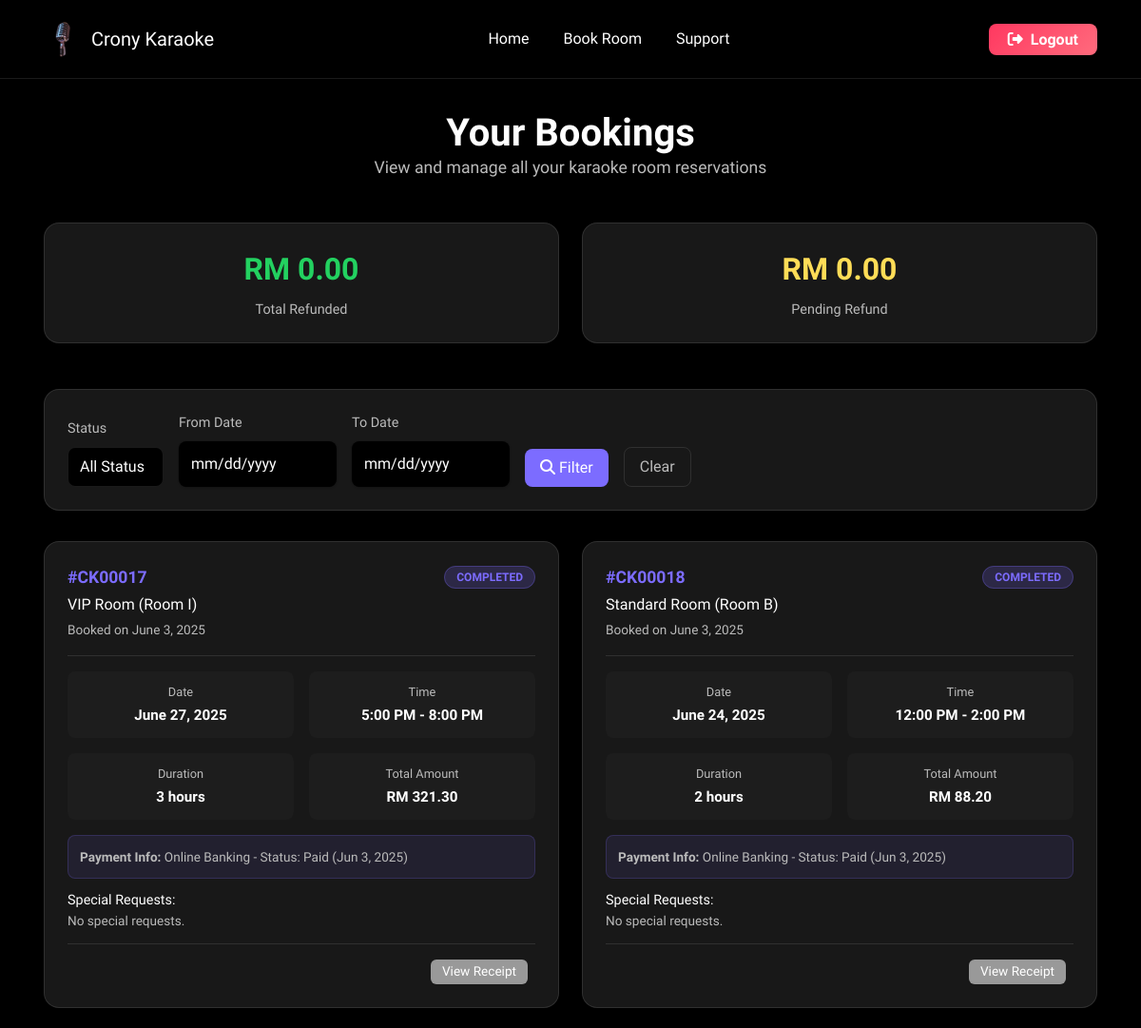
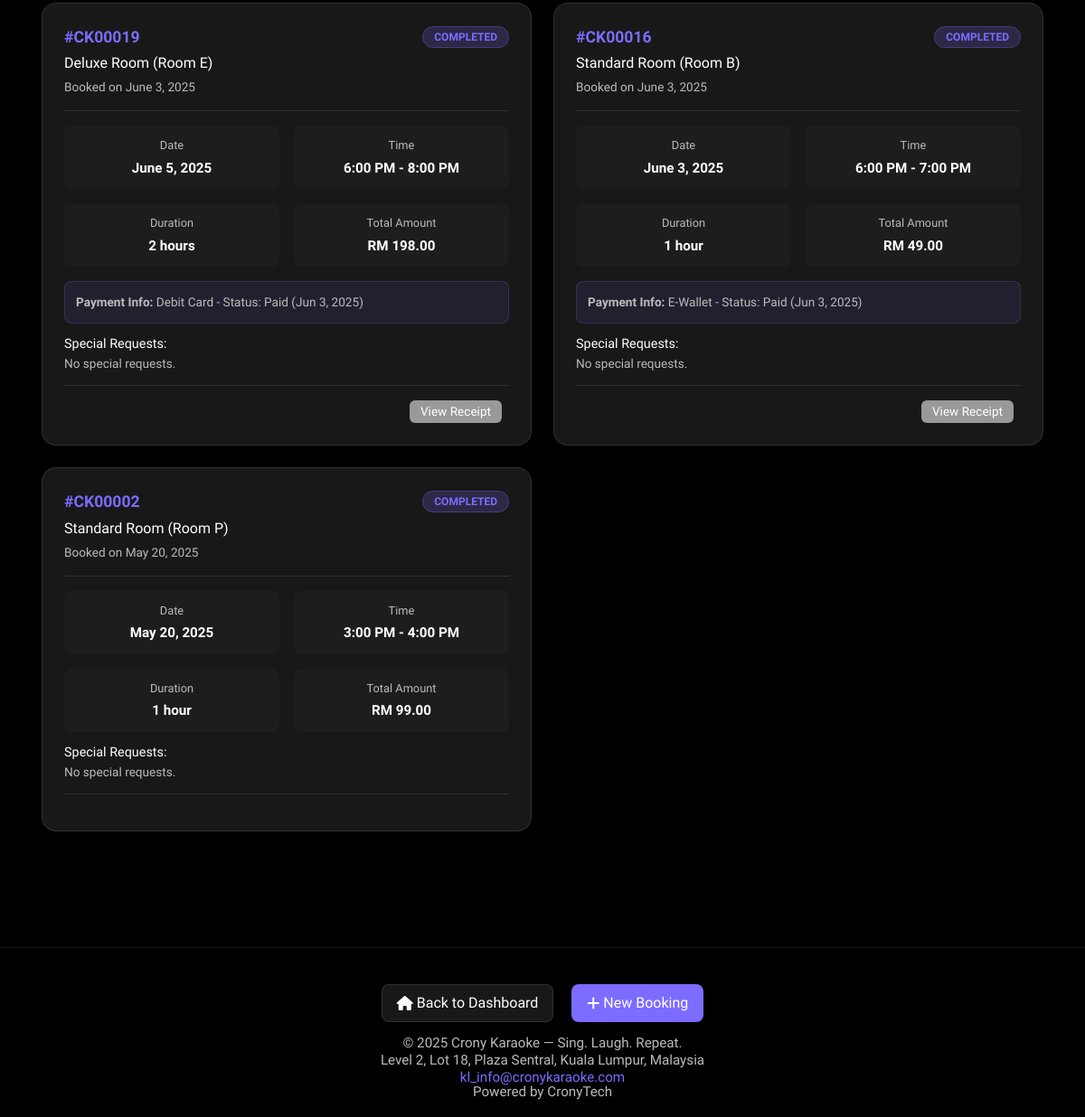
The page /karaoke-reservation-web/user/booking.php (signed in) on the database its author committed (2 pictures, top to bottom).
### tables this page shows
CREATE TABLE `reservations` (
  `reservationID` int(11) NOT NULL,
  `userID` int(11) DEFAULT NULL,
  `roomID` int(11) DEFAULT NULL,
  `reservationDate` date DEFAULT NULL,
  `startTime` time DEFAULT NULL,
  `endTime` time DEFAULT NULL,
  `totalPrice` decimal(10,2) DEFAULT NULL,
  `status` enum('pending','confirmed','cancelled') DEFAULT 'pending',
  `addInfo` text NOT NULL,
  `createdAt` timestamp NOT NULL DEFAULT current_timestamp()
);

CREATE TABLE `packages` (
  `packageID` int(11) NOT NULL,
  `packageName` varchar(100) DEFAULT NULL,
  `description` text DEFAULT NULL,
  `image` varchar(255) DEFAULT NULL,
  `pricePerHour` decimal(10,2) DEFAULT NULL
);

CREATE TABLE `rooms` (
  `roomID` int(11) NOT NULL,
  `roomName` varchar(100) DEFAULT NULL,
  `capacity` int(11) DEFAULT NULL,
  `status` enum('available','unavailable') DEFAULT 'available',
  `packageID` int(11) DEFAULT NULL
);

CREATE TABLE `payments` (
  `paymentID` int(11) NOT NULL,
  `reservationID` int(11) DEFAULT NULL,
  `paymentMethod` varchar(50) DEFAULT NULL,
  `amountPaid` decimal(10,2) DEFAULT NULL,
  `paymentDate` timestamp NOT NULL DEFAULT current_timestamp(),
  `paymentStatus` enum('pending','paid','refunded') DEFAULT 'pending'
);

### karaoke-reservation-web/user/booking.php (the view, shortened to what this page needs)
<?php
include '../dbconfig.php';
$userID = $_SESSION['userID'];
$statsQuery = "
    SELECT
        COUNT(*) as total_bookings,
        SUM(CASE WHEN r.status = 'confirmed' THEN 1 ELSE 0 END) as confirmed_bookings,
        SUM(CASE WHEN r.status = 'pending' THEN 1 ELSE 0 END) as pending_bookings,
        SUM(CASE WHEN r.status = 'cancelled' THEN 1 ELSE 0 END) as cancelled_bookings,
        SUM(CASE WHEN p.paymentStatus = 'refunded' THEN p.amountPaid ELSE 0 END) as total_refunded,
        SUM(CASE WHEN r.status = 'cancelled' AND p.paymentStatus = 'paid' THEN p.amountPaid ELSE 0 END) as pending_refund
    FROM reservations r
    LEFT JOIN payments p ON r.reservationID = p.reservationID
    WHERE r.userID = ?
";
$stmt = $conn->prepare($statsQuery);
$stmt->bind_param("i", $userID);
$stmt->execute();
$stats = $stmt->get_result()->fetch_assoc();
$bookingsQuery = "
    SELECT
        r.reservationID,
        r.reservationDate,
        r.startTime,
        r.endTime,
        r.totalPrice,
        r.status as reservationStatus,
        r.addInfo,
        r.createdAt,
        ro.roomName,
        pk.packageName,
        pk.pricePerHour,
        p.paymentStatus,
        p.paymentMethod,
        p.amountPaid,
        p.paymentDate,
        TIMESTAMPDIFF(HOUR, r.startTime, r.endTime) as duration
    FROM reservations r
    JOIN rooms ro ON r.roomID = ro.roomID
    JOIN packages pk ON ro.packageID = pk.packageID
    LEFT JOIN payments p ON r.reservationID = p.reservationID
    WHERE r.userID = ?
    ORDER BY r.reservationDate DESC, r.startTime DESC
";
$stmt = $conn->prepare($bookingsQuery);
$stmt->bind_param("i", $userID);
$stmt->execute();
$bookings = $stmt->get_result();
?>
<!DOCTYPE html>
<html lang="en">
<head>
  <link rel="stylesheet" href="../assets/bootstrap/css/bootstrap.min.css">
  <link rel="stylesheet" href="../assets/animatecss/animate.css">
  <link rel="stylesheet" href="../assets/theme/css/style.css">
  <link rel="stylesheet" href="https://cdnjs.cloudflare.com/ajax/libs/font-awesome/6.4.2/css/all.min.css">
  <link rel="stylesheet" href="style.css">
</head>
<body>
  <nav class="navbar navbar-expand-lg navbar-dark fixed-top">
    <div class="container">
      <a class="navbar-brand" href="user_home.php">
        <img src="../assets/images/cronykaraoke-1.webp" alt="Crony Karaoke Logo">
        <span>Crony Karaoke</span>
      </a>
      <div class="collapse navbar-collapse" id="navbarNav">
        <ul class="navbar-nav ms-auto me-auto">
          <li class="nav-item">
            <a class="nav-link" href="user_home.php">Home</a>
          </li>
          <li class="nav-item">
            <a class="nav-link" href="make_reservation.php">Book Room</a>
          </li>
          <li class="nav-item">
            <a class="nav-link" href="mailto:helper@cronykaraoke.com">Support</a>
          </li>
        </ul>
        <a class="btn-logout" href="../logout.php">
          <i class="fas fa-sign-out-alt me-1"></i>
          Logout
        </a>
      </div>
    </div>
  </nav>
  <main class="main-content">
    <div class="container">
      <div class="page-header">
        <h1 class="page-title">Your Bookings</h1>
        <p class="page-subtitle">View and manage all your karaoke room reservations</p>
      </div>
      <div class="stats-grid">
        <div class="stats-card">
          <div class="stats-number stats-refunded">RM <?php echo number_format($stats['total_refunded'], 2); ?></div>
          <div class="stats-label">Total Refunded</div>
        </div>
        <div class="stats-card">
          <div class="stats-number stats-pending">RM <?php echo number_format($stats['pending_refund'], 2); ?></div>
          <div class="stats-label">Pending Refund</div>
        </div>
      </div>
      <div class="filter-section">
        <form class="filter-form" onsubmit="applyFilters(); return false;">
          <div class="filter-group">
            <label class="filter-label">Status</label>
            <select class="form-select" id="statusFilter">
              <option value="">All Status</option>
            </select>
          </div>
          <div class="filter-group">
            <label class="filter-label">From Date</label>
            <input type="date" class="form-control" id="dateFrom">
          </div>
          <div class="filter-group">
            <label class="filter-label">To Date</label>
            <input type="date" class="form-control" id="dateTo">
          </div>
          <div class="filter-group">
            <button type="submit" class="btn-filter">
              <i class="fas fa-search me-1"></i>Filter
            </button>
          </div>
          <div class="filter-group">
            <button type="button" class="btn-clear" onclick="clearFilters()">
              Clear
            </button>
          </div>
        </form>
      </div>
      <div id="bookings-container">
        <?php if ($bookings->num_rows > 0): ?>
        <div class="bookings-grid">
        <?php
          while ($booking = $bookings->fetch_assoc()):
            $currentDate = new DateTime();
            $bookingDate = new DateTime($booking['reservationDate']);
            $isPastBooking = $bookingDate < $currentDate;
            $displayStatus = $booking['reservationStatus'];
            if ($displayStatus == 'confirmed' && $isPastBooking) {
                $displayStatus = 'completed';
            }
            $formattedDate = date('F j, Y', strtotime($booking['reservationDate']));
            $formattedStartTime = date('g:i A', strtotime($booking['startTime']));
            $formattedEndTime = date('g:i A', strtotime($booking['endTime']));
            $createdDate = date('F j, Y', strtotime($booking['createdAt']));
            $bookingReference = '#CK' . str_pad($booking['reservationID'], 5, '0', STR_PAD_LEFT);
        ?>
          <div class="booking-card" data-status="<?php echo $booking['reservationStatus']; ?>" data-date="<?php echo $booking['reservationDate']; ?>">
            <div class="booking-header">
              <div>
                <div class="booking-reference"><?php echo $bookingReference; ?></div>
                <div class="booking-room"><?php echo $booking['packageName']; ?> Room (<?php echo $booking['roomName']; ?>)</div>
                <div class="booking-created">Booked on <?php echo $createdDate; ?></div>
              </div>
              <div>
                <span class="status-badge status-<?php echo $displayStatus; ?>">
                  <?php
                  echo ucfirst($displayStatus);
                  ?>
                </span>
              </div>
            </div>
            <div class="booking-details">
              <div class="detail-item">
                <div class="detail-label">Date</div>
                <div class="detail-value"><?php echo $formattedDate; ?></div>
              </div>
              <div class="detail-item">
                <div class="detail-label">Time</div>
                <div class="detail-value"><?php echo $formattedStartTime . ' - ' . $formattedEndTime; ?></div>
              </div>
              <div class="detail-item">
                <div class="detail-label">Duration</div>
                <div class="detail-value"><?php echo $booking['duration']; ?> hour<?php echo $booking['duration'] > 1 ? 's' : ''; ?></div>
              </div>
              <div class="detail-item">
                <div class="detail-label"><?php echo $booking['reservationStatus'] == 'cancelled' ? 'Refund Amount' : 'Total Amount'; ?></div>
                <div class="detail-value">RM <?php echo number_format($booking['totalPrice'], 2); ?></div>
              </div>
            </div>
            <?php if ($booking['paymentStatus'] && $booking['paymentMethod']): ?>
            <div class="payment-info">
              <strong>Payment Info:</strong> <?php echo ucfirst($booking['paymentMethod']); ?> -
              Status: <?php echo ucfirst($booking['paymentStatus']); ?>
              <?php if ($booking['paymentDate']): ?>
              (<?php echo date('M j, Y', strtotime($booking['paymentDate'])); ?>)
              <?php endif; ?>
            </div>
            <?php endif; ?>
            <div class="special-requests">
              <h6>
                <?php echo $booking['reservationStatus'] == 'cancelled' ? 'Cancellation Details:' : 'Special Requests:'; ?>
              </h6>
              <p>
                <?php echo !empty($booking['addInfo']) ? nl2br(htmlspecialchars($booking['addInfo'])) : 'No special requests.'; ?>
              </p>
            </div>
            <div class="action-buttons">
              <?php if ($booking['paymentStatus']): ?>
                <a href="view_invoice.php?id=<?php echo $booking['reservationID']; ?>" class="action-btn btn-secondary-action">
                  <?php echo $booking['reservationStatus'] == 'cancelled' ? 'Refund Receipt' : 'View Receipt'; ?>
                </a>
              <?php endif; ?>
            </div>
          </div>
        <?php endwhile; ?>
        </div>
        <?php endif; ?>
      </div>
    </div>
  </main>
  <footer class="footer">
    <div class="container">
      <div class="footer-buttons">
        <a href="user_home.php" class="btn btn-light">
          <i class="fas fa-home me-1"></i>Back to Dashboard
        </a>
        <a href="make_reservation.php" class="btn btn-primary-action">
          <i class="fas fa-plus me-1"></i>New Booking
        </a>
      </div>
      <div class="footer-info">
        <p class="mb-1">© 2025 Crony Karaoke — Sing. Laugh. Repeat.</p>
        <p class="mb-1">Level 2, Lot 18, Plaza Sentral, Kuala Lumpur, Malaysia</p>
        <p class="mb-0">
          <a href="mailto:kl_info@cronykaraoke.com">kl_info@cronykaraoke.com</a>
        </p>
        <p class="mb-0">Powered by CronyTech</p>
      </div>
    </div>
  </footer>
</body>
</html>

### karaoke-reservation-web/assets/theme/css/style.css (style rules this page uses)
body { font-style: normal; line-height: 1.5; font-weight: 400; color: #232323; position: relative; }
button { background-color: transparent; border-color: transparent; }
section, .container, .container-fluid { position: relative; word-wrap: break-word; }
a { font-style: normal; font-weight: 400; cursor: pointer; }
a, a:hover { text-decoration: none; }
h1, h2, h3, h4, h5, h6, .display-1, .display-2, .display-4, .display-5, .display-7, span, p, a { line-height: 1; word-break: break-word; word-wrap: break-word; font-weight: 400; }
b, strong { font-weight: bold; }
img, iframe { display: block; width: 100%; }
.btn { font-weight: 600; border-width: 1px; font-style: normal; margin: 0.6rem 0.6rem; white-space: normal; transition: all 0.2s ease-in-out; display: inline-flex; align-items: center; justify-content: center; word-break: break-word; }
[type=submit] { -webkit-appearance: none; }
.navbar { display: -webkit-flex; -webkit-flex-wrap: wrap; -webkit-align-items: center; -webkit-justify-content: space-between; }
.navbar-collapse { -webkit-flex-basis: 100%; -webkit-flex-grow: 1; -webkit-align-items: center; }
html, body { height: auto; min-height: 100vh; }
.form-control { background-color: #ffffff; background-clip: border-box; color: #232323; line-height: 1rem !important; height: auto; padding: 1.2rem 2rem; transition: border-color 0.25s ease 0s; border: 1px solid transparent !important; border-radius: 4px; box-shadow: rgba(0, 0, 0, 0.07) 0px 1px 1px 0px, rgba(0, 0, 0, 0.07) 0px 1px 3px 0px, rgba(0, 0, 0, 0.03) 0px 0px 0px 1px; }
.form-control, form .btn { min-height: 48px; }
ul, ol, pre, blockquote { margin-bottom: 2.3125rem; }
.container, .container-fluid { padding-left: 16px; padding-right: 16px; }

### karaoke-reservation-web/user/style.css (style rules this page uses)
:root { --primary-color: #7c6cff; --primary-light: #afa5f5; --bg-dark: #000; --bg-card: #181818; --text-white: #fff; --text-gray: #bbb; --text-dark-gray: #999; --border-color: rgba(255, 255, 255, 0.1); --shadow: 0 2px 8px rgba(0,0,0,0.08); --error-color: #ff3860; --success-color: #23d160; --warning-color: #ffdd57; }
body { background-color: var(--bg-dark); color: var(--text-white); font-family: 'Inter Tight', sans-serif; min-height: 100vh; }
.navbar { background: rgba(0,0,0,0.95) !important; backdrop-filter: blur(10px); border-bottom: 1px solid var(--border-color); padding: 1rem 0; }
.navbar-brand { font-weight: 700; color: var(--text-white) !important; display: flex; align-items: center; }
.navbar-brand img { height: 40px; margin-right: 10px; }
.navbar-nav .nav-link { color: var(--text-white) !important; font-weight: 500; margin: 0 10px; transition: color 0.3s ease; }
.btn-logout { background: linear-gradient(135deg, var(--error-color), #ff6b7d); color: white; border: none; padding: 8px 20px; border-radius: 8px; font-weight: 600; text-decoration: none; transition: all 0.3s ease; }
.main-content { padding: 120px 0 80px 0; min-height: calc(100vh - 200px); }
.status-badge { padding: 4px 12px; border-radius: 20px; font-size: 0.85rem; font-weight: 600; text-transform: uppercase; }
.action-btn { padding: 6px 12px; border-radius: 6px; font-size: 0.85rem; font-weight: 500; text-decoration: none; transition: all 0.3s ease; margin-right: 0.5rem; }
.footer { background: var(--bg-dark); color: var(--text-gray); padding: 40px 0 20px 0; border-top: 1px solid var(--border-color); margin-top: auto; text-align: center; }
.footer-info { font-size: 0.95rem; }
.footer-info a { color: var(--primary-color); text-decoration: none; }

### rows shown on the page
reservations: reservationID "#CK00017", packages.packageName "VIP", roomID.roomName "Room I", createdAt "June 3, 2025", displayStatus "COMPLETED", reservationDate "June 27, 2025", startTime "5:00 PM", endTime "8:00 PM", duration "3", shows "Total Amount", totalPrice "321.30", payments.paymentMethod "Online Banking", payments.paymentStatus "Paid", payments.paymentDate "Jun 3, 2025", shows "Special Requests:", addInfo "No special requests.", shows "View Receipt"
reservations: reservationID "#CK00018", packages.packageName "Standard", roomID.roomName "Room B", createdAt "June 3, 2025", displayStatus "COMPLETED", reservationDate "June 24, 2025", startTime "12:00 PM", endTime "2:00 PM", duration "2", shows "Total Amount", totalPrice "88.20", payments.paymentMethod "Online Banking", payments.paymentStatus "Paid", payments.paymentDate "Jun 3, 2025", shows "Special Requests:", addInfo "No special requests.", shows "View Receipt"
reservations: reservationID "#CK00019", packages.packageName "Deluxe", roomID.roomName "Room E", createdAt "June 3, 2025", displayStatus "COMPLETED", reservationDate "June 5, 2025", startTime "6:00 PM", endTime "8:00 PM", duration "2", shows "Total Amount", totalPrice "198.00", payments.paymentMethod "Debit Card", payments.paymentStatus "Paid", payments.paymentDate "Jun 3, 2025", shows "Special Requests:", addInfo "No special requests.", shows "View Receipt"
reservations: reservationID "#CK00016", packages.packageName "Standard", roomID.roomName "Room B", createdAt "June 3, 2025", displayStatus "COMPLETED", reservationDate "June 3, 2025", startTime "6:00 PM", endTime "7:00 PM", duration "1", shows "Total Amount", totalPrice "49.00", payments.paymentMethod "E-Wallet", payments.paymentStatus "Paid", payments.paymentDate "Jun 3, 2025", shows "Special Requests:", addInfo "No special requests.", shows "View Receipt"
reservations: reservationID "#CK00002", packages.packageName "Standard", roomID.roomName "Room P", createdAt "May 20, 2025", displayStatus "COMPLETED", reservationDate "May 20, 2025", startTime "3:00 PM", endTime "4:00 PM", duration "1", shows "Total Amount", totalPrice "99.00", shows "Special Requests:", addInfo "No special requests."

### other values the page prints
$stats['total_refunded'] "0.00"
$stats['pending_refund'] "0.00"
